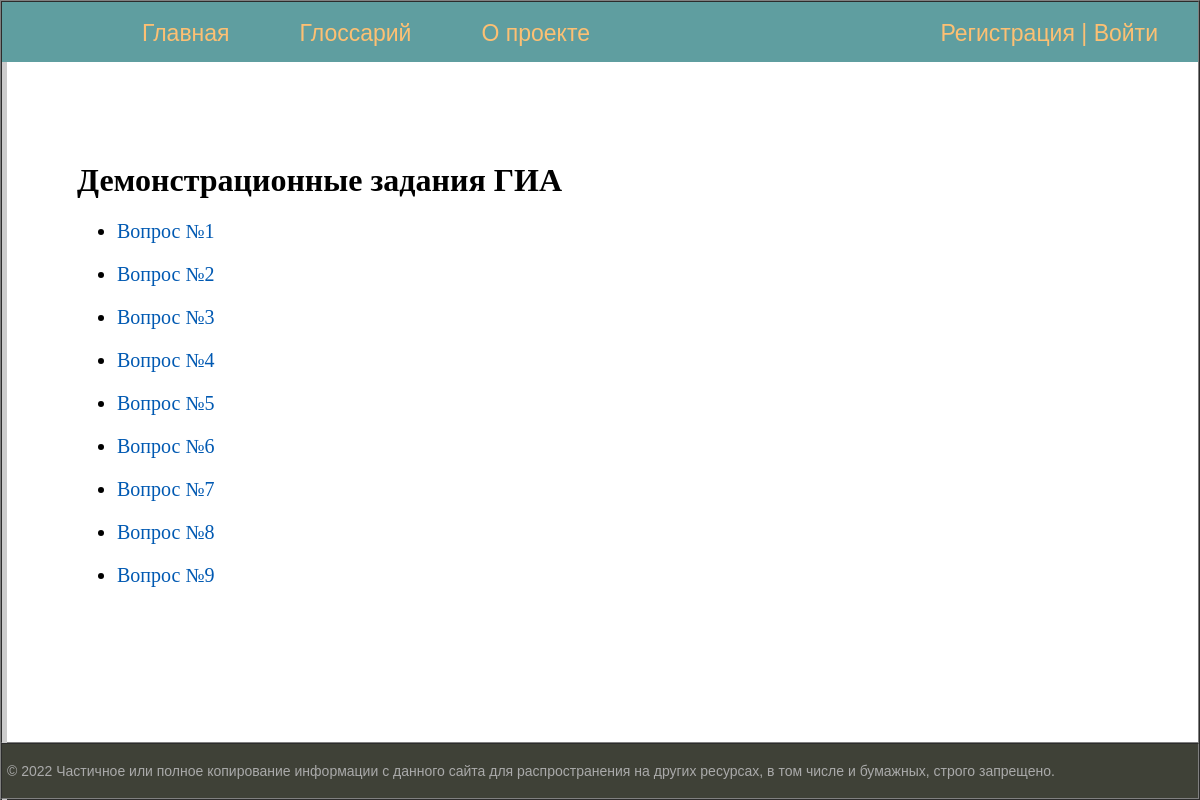
Screenshot of /course3/ with the database file from the repository.
### kalm_quizes/models.py (models this page shows, shortened)
class Quiz(models.Model):
    quiz_number = models.IntegerField(default=0)
    quiz_name = models.CharField(max_length=150)
    def get_all_related(self):  # Можно ли QuerySet перевести в список?
        single_choice_list = [obj for obj in self.singlechoice_set.all()]
        put_in_order_list = [obj for obj in self.putinorder_set.all()]
        put_in_gaps_list = [obj for obj in self.putingaps_set.all()]
        tt_list = [obj for obj in self.testfortext_set.all()]
        questions = single_choice_list + tt_list + put_in_order_list + put_in_gaps_list
        questions_sorted = sorted(questions, key=lambda obj: obj.question_number)
        return questions_sorted
    class Meta:
        verbose_name = 'Курс'
        verbose_name_plural = 'Курсы'

class SingleChoice(models.Model):
    quiz = models.ForeignKey(Quiz, on_delete=models.CASCADE)
    question_number = models.IntegerField(default=0)
    question_text = models.TextField(unique=True)
    right_answer = models.CharField(max_length=100)
    wrong_answer_1 = models.CharField(max_length=100)
    wrong_answer_2 = models.CharField(max_length=100)
    wrong_answer_3 = models.CharField(max_length=100)
    def get_absolute_url(self):
        return f"/course{self.quiz_id}/singlechoice{self.question_number}/"
    class Meta:
        verbose_name = 'Вопрос с одним вариантом ответа'
        verbose_name_plural = 'Вопросы с одним вариантом ответа'

class TestForText(models.Model):
    top_text = models.ForeignKey(TextForTest, on_delete=models.CASCADE)
    quiz = models.ForeignKey(Quiz, on_delete=models.CASCADE)
    question_number = models.IntegerField(default=0)
    question_text = models.TextField(unique=True)
    right_answer = models.CharField(max_length=100)
    wrong_answer_1 = models.CharField(max_length=100)
    wrong_answer_2 = models.CharField(max_length=100)
    wrong_answer_3 = models.CharField(max_length=100)
    def get_absolute_url(self):
        return f"/course{self.quiz.pk}/testfortext{self.question_number}/"
    class Meta:
        verbose_name = 'Задание на понимание текста'
        verbose_name_plural = 'Задания на понимание текста'

class PutInOrder(models.Model):
    quiz = models.ForeignKey(Quiz, on_delete=models.CASCADE)
    question_number = models.IntegerField(default=0)
    question_text = models.TextField(default='')
    text_for_ordering = models.TextField(default='')
    def get_absolute_url(self):
        return f"/course{self.quiz_id}/ordering{self.question_number}/"
    class Meta:
        verbose_name = 'Задание на порядок слов'
        verbose_name_plural = 'Задания на порядок слов'

class PutInGaps(models.Model):
    quiz = models.ForeignKey(Quiz, on_delete=models.CASCADE)
    question_number = models.IntegerField(default=0)
    question_text = models.TextField(unique=True)
    right_answer = models.CharField(max_length=225, default='')
    choices_list = models.CharField(max_length=225, default='')
    def get_absolute_url(self):
        return f"/course{self.quiz_id}/gaps{self.question_number}/"
    class Meta:
        verbose_name = 'Задание на заполнение пропусков'
        verbose_name_plural = 'Задания для заполнения пропусков'

### kalm_quizes/views.py (the view)
    def quiz_page_wrapper(request, quiz_id):
        user_pk = request.user.pk
        profile = None
        if request.user.is_authenticated:
            try:
                profile = UserCourseProfile.objects.get(user_id=user_pk, quiz_id=quiz_id)
            except UserCourseProfile.DoesNotExist:
                profile = UserCourseProfile.objects.create(quiz_id=quiz_id, user_id=user_pk)
        return func(request, quiz_id, profile)

### kalm_quizes/views.py (called while the page is built)
def get_quiz_stat(request):
    if request.user.is_authenticated:
        quizes_stat = []
        user_profile_records = request.user.usercourseprofile_set.all()
        for rec in user_profile_records:
            right_answers_count = len(UserCourseAnswers.objects.filter(user=rec.user_id,
                                                                       quiz=rec.quiz_id,
                                                                       result=1))
            quiz = Quiz.objects.get(pk=rec.quiz_id)
            quizes_stat.append((quiz, right_answers_count))
    else:
        quizes_stat = None
    return quizes_stat

def user_profile_decorator(func):
    def quiz_page_wrapper(request, quiz_id):
        user_pk = request.user.pk
        profile = None
        if request.user.is_authenticated:
            try:
                profile = UserCourseProfile.objects.get(user_id=user_pk, quiz_id=quiz_id)
            except UserCourseProfile.DoesNotExist:
                profile = UserCourseProfile.objects.create(quiz_id=quiz_id, user_id=user_pk)
        return func(request, quiz_id, profile)
    return quiz_page_wrapper

@user_profile_decorator
def quiz_page(request, quiz_id, profile):
    quiz = get_object_or_404(Quiz, pk=quiz_id)
    context = {
        'menu': menu,
        'quiz': quiz,
        'profile': profile,
        'quizes_stat': get_quiz_stat(request)
    }
    return render(request, 'kalm_quizes/quiz_page_template.html', context)

### templates/kalm_quizes/quiz_page_template.html (shortened to what this page needs)
{% extends 'kalm_quizes/base_template_1.html' %}
{% load static %}
{% block content %}
    <h1>{{quiz.quiz_name}}</h1>
    {% for obj in quiz.get_all_related %}
        <ul>
            <li><a href="{{obj.get_absolute_url}}">Вопрос №{{obj.question_number}}</a></li>
        </ul>
    {% endfor %}
{% endblock %}

### kalm_quizes/static/kalm_quizes/css/styles.css (style rules this page uses)
html, body { font-family: 'Arial'; margin: 0 auto; padding: 0; height: 100%; width: 100%; color: #444; }
a { color: #0059b2; text-decoration: none; }
.content-text h1 { font-size: 32px; }

### rows the page displays
Quiz: quiz_name "Демонстрационные задания ГИА"
SingleChoice: question_number "1"
SingleChoice: question_number "2"
SingleChoice: question_number "3"
SingleChoice: question_number "4"
TestForText: question_number "5"
TestForText: question_number "6"
PutInOrder: question_number "7"
PutInGaps: question_number "8"
PutInGaps: question_number "9"
